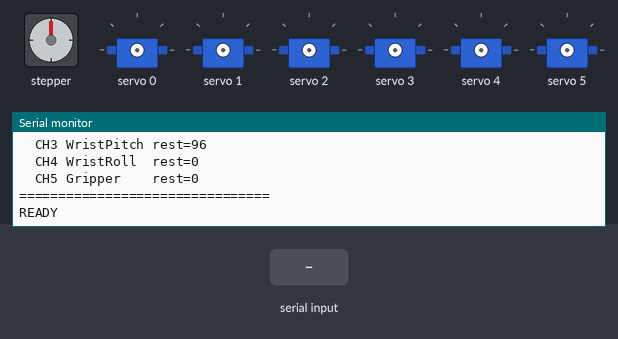
Bench run of a sketch on a simulated Arduino Nano, built with avr-gcc and run on an emulated ATmega328P. Parts: stepper motor, 6 × servo, the last lines printed to the serial monitor. Wiring (inferred from the names in the program): stepper motor driver (200 steps per turn assumed): step pin 3; direction pin 4; enable pin 5. Inputs (shaded band) come from the test bench.

Above: at 2.1 s.
2.2 s: "START\n" received over Serial
At 4.5 s:
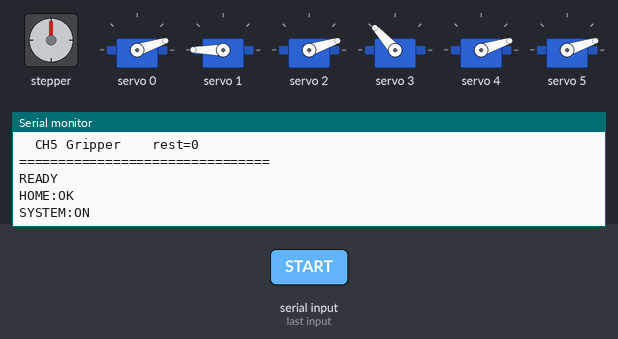
5.2 s: "START:1\n" received over Serial
At 6.2 s:
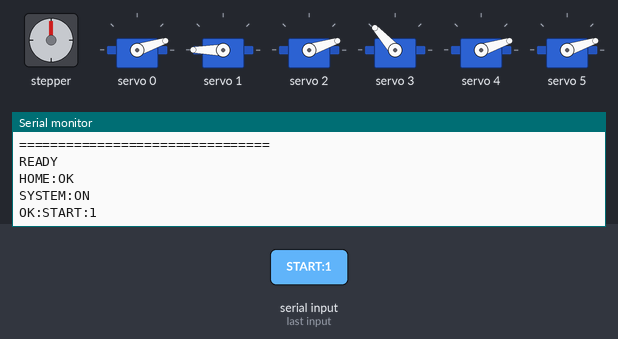
6.7 s: "STOP:1\n" received over Serial
At 7.3 s:
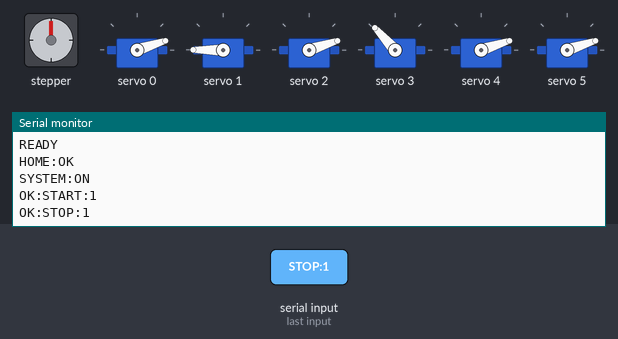

Measured:
- after the input at 2.2 s, the serial monitor: prints a new line after 1.8 s (image 1)
- after the input at 5.2 s, the serial monitor: prints a new line at once (image 2)
- after the input at 6.7 s, the serial monitor: prints a new line at once (image 3)

The sketch:

adaptgrip_arduino.ino
```cpp
#include <Wire.h>
#include <Adafruit_PWMServoDriver.h>

Adafruit_PWMServoDriver pca = Adafruit_PWMServoDriver(0x40);

#define SERVO_MIN 150
#define SERVO_MAX 600
#define STEP_PIN 3
#define DIR_PIN  4
#define EN_PIN   5
#define FSR_LEFT  A6
#define FSR_RIGHT A7

bool systemEnabled = false;
long stepperPos    = 0;

int angleToPulse(int angle) {
  return map(angle, 0, 180, SERVO_MIN, SERVO_MAX);
}

void moveServo(int ch, int angle) {
  angle = constrain(angle, 0, 180);
  pca.setPWM(ch, 0, angleToPulse(angle));
}

void allOff() {
  for (int i = 0; i < 6; i++) pca.setPWM(i, 0, 0);
  digitalWrite(EN_PIN, HIGH);
  Serial.println("All OFF");
}

void stepperMove(int steps, bool cw) {
  if (steps <= 0) return;
  digitalWrite(EN_PIN, LOW);
  digitalWrite(DIR_PIN, cw ? HIGH : LOW);
  delay(10);
  for (int i = 0; i < steps; i++) {
    digitalWrite(STEP_PIN, HIGH);
    delayMicroseconds(1000);
    digitalWrite(STEP_PIN, LOW);
    delayMicroseconds(1000);
  }
  digitalWrite(EN_PIN, HIGH);
  if (cw) stepperPos += steps;
  else    stepperPos -= steps;
  Serial.print("STEPPER:OK | pos:");
  Serial.println(stepperPos);
}

void goHome() {
  // ── Calibrated rest positions ──
  moveServo(0,   0); delay(300);  // Shoulder R  rest=0
  moveServo(1, 180); delay(300);  // Shoulder L  rest=180
  moveServo(2,   0); delay(300);  // Elbow       rest=0
  moveServo(3,  96); delay(300);  // Wrist Pitch rest=96  ← FIXED
  moveServo(4,   0); delay(300);  // Wrist Roll  rest=0
  moveServo(5,   0); delay(300);  // Gripper     rest=0
  Serial.println("HOME:OK");
}

void stepperHome() {
  if (stepperPos == 0) {
    Serial.println("STEPPER:ALREADY HOME");
    return;
  } else if (stepperPos > 0) {
    stepperMove(abs(stepperPos), false);
  } else {
    stepperMove(abs(stepperPos), true);
  }
  stepperPos = 0;
  Serial.println("STEPPER:HOME OK");
}

void setup() {
  Serial.begin(9600);
  pinMode(STEP_PIN, OUTPUT);
  pinMode(DIR_PIN,  OUTPUT);
  pinMode(EN_PIN,   OUTPUT);
  digitalWrite(EN_PIN, HIGH);

  Wire.begin();
  pca.begin();
  pca.setPWMFreq(50);
  delay(500);

  // ── ALL OFF on startup — nothing moves ──
  allOff();

  Serial.println("================================");
  Serial.println("AdaptGrip Arduino Controller");
  Serial.println("================================");
  Serial.println("Servos OFF — waiting for Python");
  Serial.println("Supply can be ON safely");
  Serial.println("Arm will NOT move until Python");
  Serial.println("script sends START command");
  Serial.println("================================");
  Serial.println("Calibration:");
  Serial.println("  CH0 ShoulderR  rest=0");
  Serial.println("  CH1 ShoulderL  rest=180");
  Serial.println("  CH2 Elbow      rest=0");
  Serial.println("  CH3 WristPitch rest=96");
  Serial.println("  CH4 WristRoll  rest=0");
  Serial.println("  CH5 Gripper    rest=0");
  Serial.println("================================");
  Serial.println("READY");
}

void loop() {
  if (Serial.available()) {
    String cmd = Serial.readStringUntil('\n');
    cmd.trim();

    if (cmd == "START") {
      systemEnabled = true;
      stepperPos    = 0;
      goHome();
      Serial.println("SYSTEM:ON");

    } else if (cmd == "STOP") {
      systemEnabled = false;
      allOff();
      Serial.println("SYSTEM:OFF");

    } else if (cmd == "FSR") {
      int l = analogRead(FSR_LEFT);
      int r = analogRead(FSR_RIGHT);
      Serial.print("FSR:");
      Serial.print(l);
      Serial.print(":");
      Serial.println(r);

    } else if (systemEnabled) {

      if (cmd == "HOME") {
        goHome();
        stepperPos = 0;

      } else if (cmd == "STEPPERHOME") {
        stepperHome();

      } else if (cmd.startsWith("STEPPER:CW:")) {
        int steps   = cmd.substring(11).toInt();
        long newPos = stepperPos + steps;
        if (newPos > 550) steps = 550 - stepperPos;
        if (steps > 0) stepperMove(steps, true);
        else Serial.println("STEPPER: CW limit reached");

      } else if (cmd.startsWith("STEPPER:CCW:")) {
        int steps   = cmd.substring(12).toInt();
        long newPos = stepperPos - steps;
        if (newPos < -300) steps = stepperPos + 300;
        if (steps > 0) stepperMove(steps, false);
        else Serial.println("STEPPER: CCW limit reached");

      } else if (cmd.indexOf(':') != -1) {
        int colonIdx = cmd.indexOf(':');
        String joint = cmd.substring(0, colonIdx);
        int angle    = cmd.substring(colonIdx + 1).toInt();

        if      (joint == "SHOULDER_R") moveServo(0, angle);
        else if (joint == "SHOULDER_L") moveServo(1, angle);
        else if (joint == "ELBOW")      moveServo(2, angle);
        else if (joint == "WRIST_P")    moveServo(3, angle);
        else if (joint == "WRIST_R")    moveServo(4, angle);
        else if (joint == "GRIPPER")    moveServo(5, angle);

        Serial.print("OK:");
        Serial.println(cmd);

      } else {
        Serial.println("Unknown command");
      }

    } else {
      Serial.println("System OFF — send START first");
    }
  }
}
```
